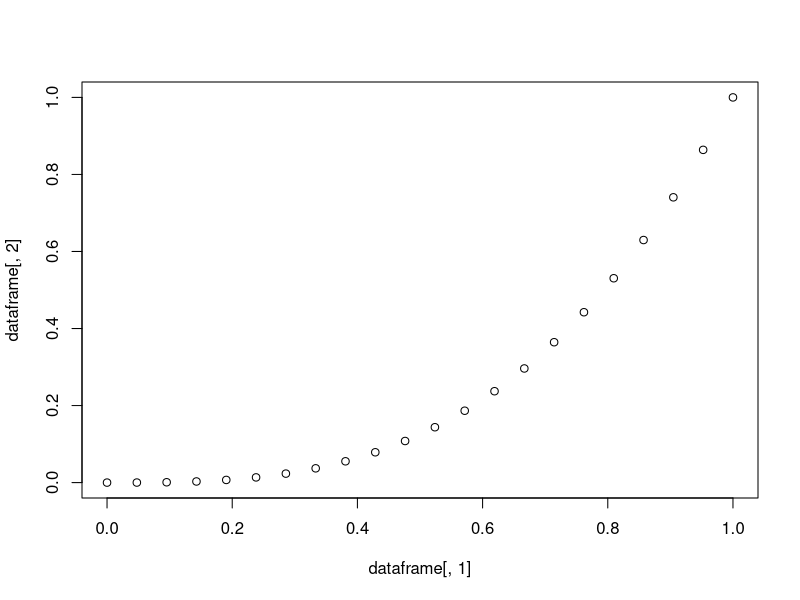
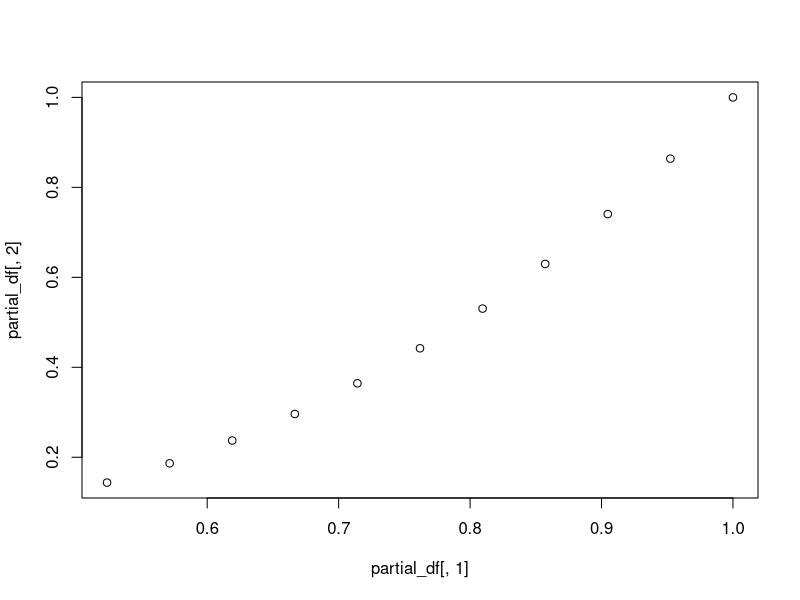

Write R code to recreate these figures, in order.
x1<-seq(0,1,length.out = 22) #generate vector w/ 22 equally spaced elements, length.out needed because positially "by" comes first
x2<-x1**3
x3 <- c(rep("M",length(x1)/2), rep("F",length(x1)/2))
dataframe <- data.frame(column1 = x1,column2 = x2, column3 = x3)
plot(dataframe[,1],dataframe[,2])
partial_df <-dataframe[dataframe[,3] == "F",] #selecting rows, so "," needed
plot(partial_df[,1],partial_df[,2])